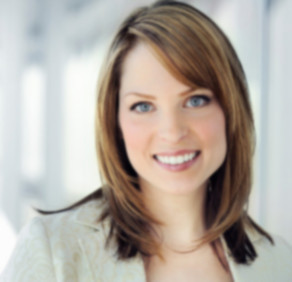
#> input picture myOpenCV/ex.jpg, 292 x 282 px
$ python 28.py
#> lines starting #> are read from the running program, lines starting #| are printed output that depends on the picture
# Image Sharpening

# Applying the sharpening filter will sharpen the edges in the image. This filter is very useful when we want
# to enhance the edges in an image that's not crisp.
# level of sharpening depends on the type of kernel we use. We can customize our kernel and each kernel will
# give different kind of sharpening
# To sharpen an image we will use a kernel like [[-1,-1,-1]
#                                                [-1,9,-1]
#                                                [-1,-1,-1]]

import cv2
import  numpy as np

img=cv2.imread('ex.jpg')
#> img is the input picture: shape (282, 292, 3); mean B, G, R 161.8, 170.3, 178.5
# img=cv2.imread('ex1.jpg')
# img=cv2.imread('ex2.jpg')

cv2.imshow('Original',img)

kernel1=np.array([[-1,-1,-1],
                  [-1,9,-1],
                  [-1,-1,-1]])

# Sharpening

output1=cv2.filter2D(img,-1,kernel1)
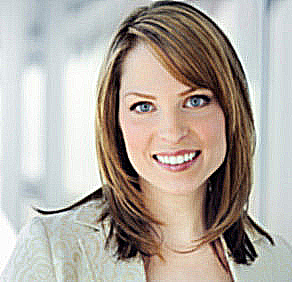
#> output1: shape (282, 292, 3); mean B, G, R 162.2, 170.7, 178.8
cv2.imshow('Sharpening',output1)

# If we want to do excessive sharpening, like in the bottom left image, we would use
# the following kernel:

kernel2=np.array([[1,1,1],
                  [1,-7,1],
                  [1,1,1]])

output2=cv2.filter2D(img,-1,kernel2)
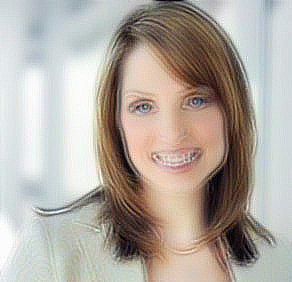
#> output2: shape (282, 292, 3); mean B, G, R 161.8, 170.3, 178.5
cv2.imshow('Excessive sharpening',output2)

# But the problem with these two kernels is that the output image looks artificially
# enhanced. If we want our images to look more natural, we would use an Edge
# Enhancement filter. The underlying concept remains the same, but we use an
# approximate Gaussian kernel to build this filter. It will help us smoothening of the image
# when we enhance the edges, thus making the image look more natural.

kernel3=np.array([ [-1,-1,-1,-1,-1],
                    [-1,2,2,2,-1],
                    [-1,2,8,2,-1],
                    [-1,2,2,2,-1],
                    [-1,-1,-1,-1,-1] ]) / 8.0

output3=cv2.filter2D(img,-1,kernel3)
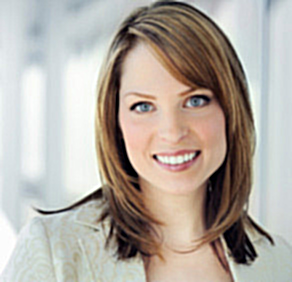
#> output3: shape (282, 292, 3); mean B, G, R 161.9, 170.4, 178.6
cv2.imshow('Edge enhancement',output3)

cv2.waitKey(0)
cv2.destroyAllWindows()

$ run again, with myOpenCV/girl.jpg copied over myOpenCV/ex.jpg
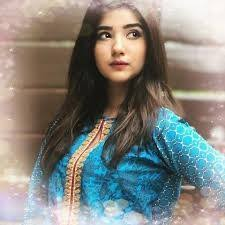
#> input picture myOpenCV/girl.jpg, 225 x 225 px
#> img is the input picture: shape (225, 225, 3); mean B, G, R 127.9, 133.1, 132.3
#> `output2=cv2.filter2D(img,-1,kernel2)`:
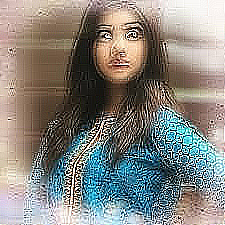
#> output2: shape (225, 225, 3); mean B, G, R 127.7, 133.2, 135.3
#> `output3=cv2.filter2D(img,-1,kernel3)`:
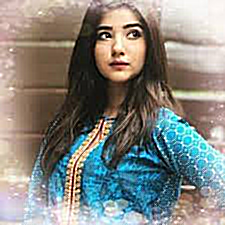
#> output3: shape (225, 225, 3); mean B, G, R 127.9, 133, 132.2
